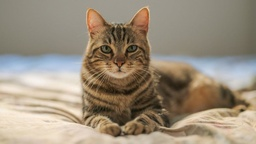
#> input picture NodeJS/cat.jpg, 256 x 144 px, shrunk from 976 x 549 before the run, found by its file name
$ python blur.py 5
#> lines starting #> are read from the running program, lines starting #| are printed output that depends on the picture
from imageio import imread, imsave
import numpy as np
import matplotlib.pyplot as plt
from PIL import Image
import sys

def update_progress(progress):
    print("\rProgress: [{0:50s}] {1:.1f}%".format('#' * int(progress * 50), progress*100), end="", flush=True)

def average(img, x, y, blurfactor):
    # Each function itself return the each pixel's rgb value.
    # More blur factor is higher quality of blur effect.
    rtotal = gtotal = btotal = 0
    for y2 in range(y - blurfactor, y + blurfactor + 1):
        for x2 in range(x - blurfactor, x + blurfactor + 1):
            r, g, b = (int(img[y2,x2,0]), int(img[y2,x2,1]), int(img[y2,x2,2]))
            (rtotal,gtotal,btotal) = (rtotal+r,gtotal+g,btotal+b)
    (rAverage,gAverage,bAverage) = (rtotal//((blurfactor*2+1)**2)), (gtotal//((blurfactor*2+1)**2)), (btotal//((blurfactor*2+1)**2))
    return (rAverage, gAverage, bAverage)

def blur(blurfactor):
    # Default file name is 'first.jpg'.
#> called with blurfactor = 5
    img = imread('cat.jpg')
#> img is the input picture: shape (144, 256, 3); mean R, G, B 155.4, 142.7, 124.7
    width = img.shape[1]
#> width = 256
    height = img.shape[0]
#> height = 144

    img2 = Image.new("RGB", (width, height), (0,0,0))
#> img2: PIL image 256x144 RGB; every value is 0
    # [5 lines of commented-out code are left out]

    for y in range(blurfactor, height - blurfactor):
        for x in range(blurfactor, width - blurfactor):
            (r,g,b) = (int(img[y,x,0]),int(img[y,x,1]),int(img[y,x,2]))
            r2, g2, b2 = average(img, x, y, blurfactor)
            #img2[y,x,0], img2[y,x,1], img2[y,x,2] = r2,g2,b2
            img2.putpixel((x,y), (r2,g2,b2))
            progress = (y)/(height-blurfactor)
            update_progress(progress)
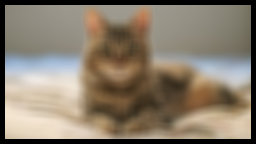
#> img2: PIL image 256x144 RGB; mean R, G, B 136.6, 124.8, 108.6
    update_progress(1)
    img2.save('blur.jpg')
    img2.show()

def main():
    blur(int(sys.argv[1]))

if __name__ == '__main__':
    main()
